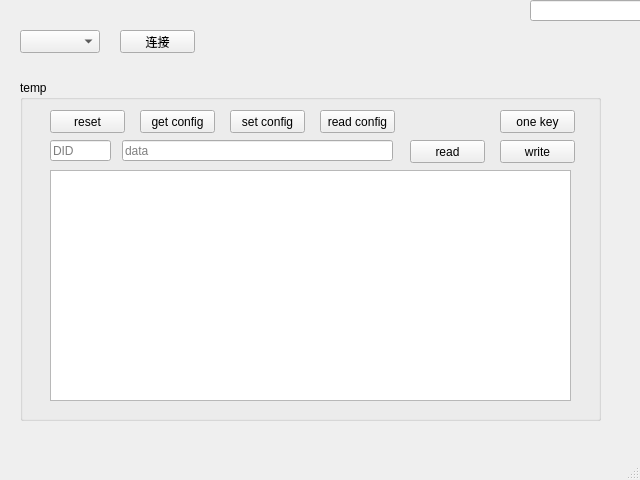
<?xml version="1.0" encoding="UTF-8"?>
<ui version="4.0">
 <class>MainWindow</class>
 <widget class="QMainWindow" name="MainWindow">
  <property name="geometry">
   <rect>
    <x>0</x>
    <y>0</y>
    <width>640</width>
    <height>480</height>
   </rect>
  </property>
  <property name="windowTitle">
   <string>Serial2CAN</string>
  </property>
  <widget class="QWidget" name="centralwidget">
   <widget class="QComboBox" name="serialBox">
    <property name="geometry">
     <rect>
      <x>20</x>
      <y>30</y>
      <width>80</width>
      <height>23</height>
     </rect>
    </property>
   </widget>
   <widget class="QPushButton" name="connectButton">
    <property name="geometry">
     <rect>
      <x>120</x>
      <y>30</y>
      <width>75</width>
      <height>23</height>
     </rect>
    </property>
    <property name="text">
     <string>连接</string>
    </property>
   </widget>
   <widget class="QGroupBox" name="groupBox">
    <property name="geometry">
     <rect>
      <x>20</x>
      <y>80</y>
      <width>581</width>
      <height>341</height>
     </rect>
    </property>
    <property name="title">
     <string>temp</string>
    </property>
    <widget class="QPushButton" name="resetButton">
     <property name="geometry">
      <rect>
       <x>30</x>
       <y>30</y>
       <width>75</width>
       <height>23</height>
      </rect>
     </property>
     <property name="text">
      <string>reset</string>
     </property>
    </widget>
    <widget class="QPushButton" name="getConfigButton">
     <property name="geometry">
      <rect>
       <x>120</x>
       <y>30</y>
       <width>75</width>
       <height>23</height>
      </rect>
     </property>
     <property name="text">
      <string>get config</string>
     </property>
    </widget>
    <widget class="QPushButton" name="setConfigButton">
     <property name="geometry">
      <rect>
       <x>210</x>
       <y>30</y>
       <width>75</width>
       <height>23</height>
      </rect>
     </property>
     <property name="text">
      <string>set config</string>
     </property>
    </widget>
    <widget class="QPushButton" name="readConfigButton">
     <property name="geometry">
      <rect>
       <x>300</x>
       <y>30</y>
       <width>75</width>
       <height>23</height>
      </rect>
     </property>
     <property name="text">
      <string>read config</string>
     </property>
    </widget>
    <widget class="QLineEdit" name="DIDEdit">
     <property name="geometry">
      <rect>
       <x>30</x>
       <y>60</y>
       <width>61</width>
       <height>21</height>
      </rect>
     </property>
     <property name="placeholderText">
      <string>DID</string>
     </property>
    </widget>
    <widget class="QLineEdit" name="dataEdit">
     <property name="geometry">
      <rect>
       <x>102</x>
       <y>60</y>
       <width>271</width>
       <height>21</height>
      </rect>
     </property>
     <property name="inputMask">
      <string/>
     </property>
     <property name="placeholderText">
      <string>data</string>
     </property>
    </widget>
    <widget class="QPushButton" name="readDIDButton">
     <property name="geometry">
      <rect>
       <x>390</x>
       <y>60</y>
       <width>75</width>
       <height>23</height>
      </rect>
     </property>
     <property name="text">
      <string>read</string>
     </property>
    </widget>
    <widget class="QPushButton" name="writeDIDButton">
     <property name="geometry">
      <rect>
       <x>480</x>
       <y>60</y>
       <width>75</width>
       <height>23</height>
      </rect>
     </property>
     <property name="text">
      <string>write</string>
     </property>
    </widget>
    <widget class="QPushButton" name="oneKeyButton">
     <property name="geometry">
      <rect>
       <x>480</x>
       <y>30</y>
       <width>75</width>
       <height>23</height>
      </rect>
     </property>
     <property name="text">
      <string>one key</string>
     </property>
    </widget>
    <widget class="QListWidget" name="outputWidget">
     <property name="geometry">
      <rect>
       <x>30</x>
       <y>90</y>
       <width>521</width>
       <height>231</height>
      </rect>
     </property>
    </widget>
   </widget>
   <widget class="QLineEdit" name="swVerEdit">
    <property name="geometry">
     <rect>
      <x>530</x>
      <y>0</y>
      <width>113</width>
      <height>21</height>
     </rect>
    </property>
    <property name="readOnly">
     <bool>true</bool>
    </property>
   </widget>
  </widget>
  <widget class="QMenuBar" name="menubar">
   <property name="geometry">
    <rect>
     <x>0</x>
     <y>0</y>
     <width>640</width>
     <height>33</height>
    </rect>
   </property>
  </widget>
  <widget class="QStatusBar" name="statusbar"/>
 </widget>
 <resources>
  <include location="img.qrc"/>
 </resources>
 <connections/>
</ui>
